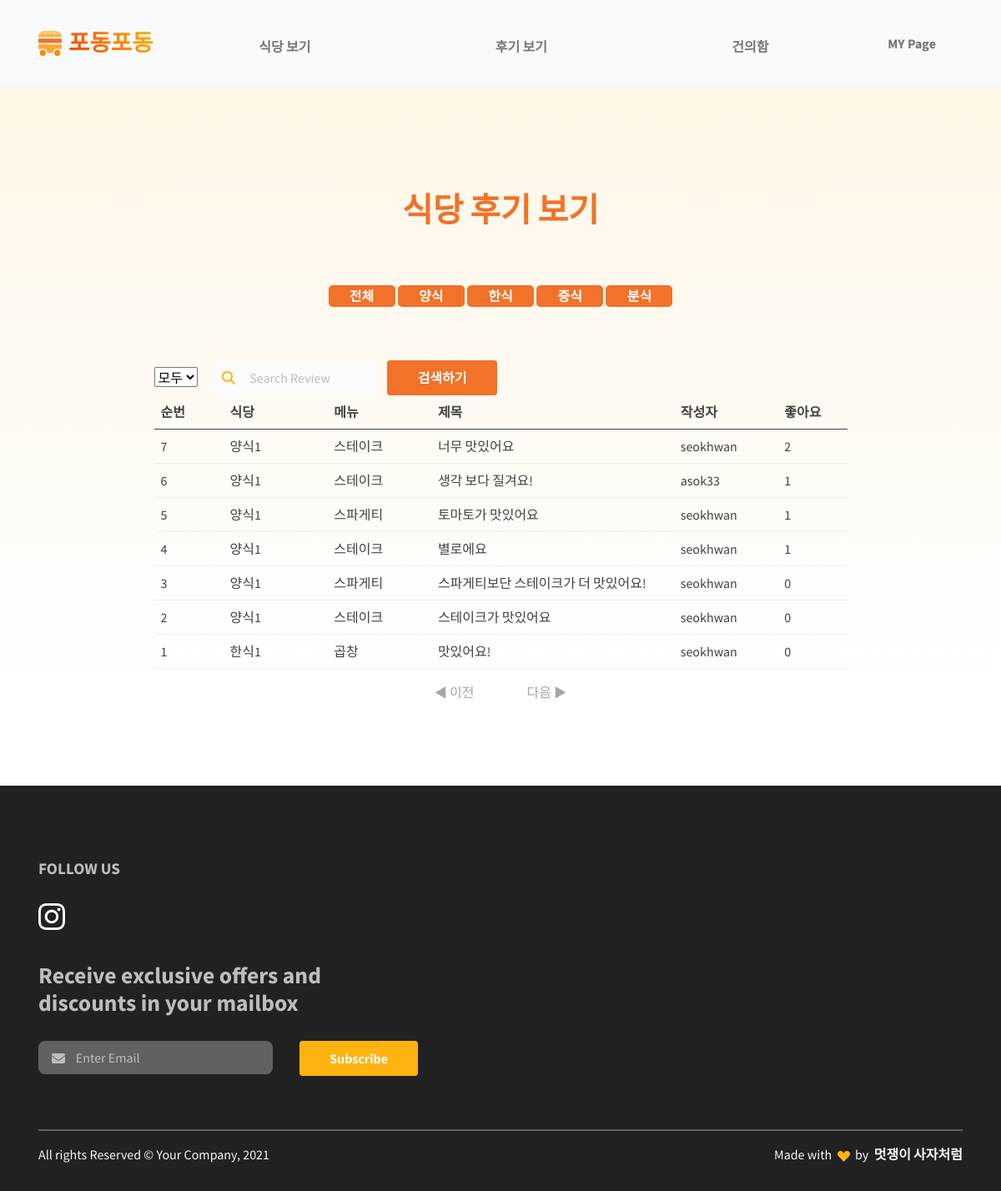
Page /review/ (signed in) on the committed database.
### restaurant/models.py (models this page shows, shortened)
class Category(models.Model):
    id = models.AutoField(primary_key=True)
    name = models.CharField(max_length=20)

class Comment(models.Model):
    id = models.AutoField(primary_key=True)
    restaurant = models.ForeignKey(Restaurant, on_delete=models.CASCADE)
    menu = models.ForeignKey(FoodMenu, on_delete=models.CASCADE)
    content = models.TextField()
    thumbnail = models.ImageField(upload_to='comment/', blank=True)
    created_at = models.DateTimeField(auto_now_add=True)
    like_users = models.ManyToManyField(settings.AUTH_USER_MODEL, blank=True, related_name="like_comments")
    hate_users = models.ManyToManyField(settings.AUTH_USER_MODEL, blank=True, related_name="hate_comments")
    user = models.ForeignKey(settings.AUTH_USER_MODEL, on_delete=models.CASCADE, null=True)

class Restaurant(models.Model):
    id = models.AutoField(primary_key=True)
    category = models.ForeignKey(Category, on_delete=models.CASCADE)
    name = models.CharField(max_length=30)
    location = models.CharField(max_length=100)
    phone_number = models.CharField(max_length=15)
    business_open_hour = models.CharField(max_length=30)
    business_close_hour = models.CharField(max_length=30)
    thumbnail = models.ImageField(upload_to='images/', blank=True)
    follow_users = models.ManyToManyField(settings.AUTH_USER_MODEL, blank=True, related_name="follow_restaurants")

class FoodMenu(models.Model):
    id = models.AutoField(primary_key=True)
    restaurant = models.ForeignKey(Restaurant, on_delete=models.CASCADE)
    name = models.CharField(max_length=20)
    price = models.CharField(max_length=20)
    thumbnail = models.ImageField(upload_to='images/', blank=True)
    def __str__(self):
        return self.name

### review/views.py (the view)
# urls.py: path('review/', include('review.urls')),
def review(request):
    reviews = Comment.objects.all().annotate(like_count = Count('like_users')).order_by("-like_count", "-created_at")
    category = Category.objects.all()
    user = request.user
    paginator = Paginator(reviews, 10)
    page = request.GET.get("page") or 1
    pages = pages = paginator.get_page(page)
    context = {
        'reviews':reviews,
        'user':user,
        'category':category,
        'pages':pages,
    }
    return render(request, "review.html",context)

### review/templates/review.html (shortened to what this page needs)
{% extends 'base.html' %} {% load static %} {% block content %}
<section class="py-0 bg-primary-gradient">
    <div class="container">
      <div class="row justify-content-center g-0">
        <div class="col-xl-9">
          <div class="col-lg-6 text-center mx-auto mb-3 mb-md-5 mt-4">
            <h5 class="fw-bold text-danger fs-3 fs-lg-5 lh-sm my-6" style="margin-top:8rem !important;">식당 후기 보기</h5>
          </div>
          <div class="col-lg-7 mx-auto text-center mb-6">
                <div class="responsive">
                  <button class="bnt btn-danger" onclick="location.href='{% url 'review:review' %}'">전체</button>
                  {% for category in category %}
                    <button class="bnt btn-danger" onclick="location.href='{% url 'review:filter' category.id %}'">{{category.name}}</button>
                  {% endfor %}
                </div>
          </div>
          <form action="{% url 'review:SearchReview' %}" method="GET" class="row gx-2 gy-2 align-items-center">
            <div class="col-lg-1">
            <select name="category" id="category">
              <option value = "all" selected>모두</option>
            </select>
            </div>
            <div class="col-lg-3 input-group-icon pe-2">
              <i class="fas fa-search input-box-icon text-primary"></i>
              <input
                class="col-lg-3 form-control border-0 input-box bg-100"
                type="search"
                placeholder="Search Review"
                aria-label="Search"
                name="search_key"
                id="search_key"
                value="{{ search_key }}"
              />
            </div>
            <div class="d-grid gap-3 col-lg-2">
              <button class="btn btn-danger" type="submit">
                검색하기
              </button>
            </div>
          </form>
          <table class="table">
            <thead>
                <tr class="thead">
                    <th width=10%>순번</th>
                    <th width=15%>식당</th>
                    <th width=15%>메뉴</th>
                    <th width=35%>제목</th>
                    <th width=15%>작성자</th>
                    <th>좋아요</th>
                </tr>
            </thead>
            <tbody>
            {% for review in reviews %}
                <tr onclick="location.href='{% url 'restaurant:restaurant_detail' review.restaurant.id %}'">
                    <td>{{ forloop.revcounter }}</td>
                    <td>{{review.restaurant.name}}</td>
                    <td>{{review.menu}}</td>
                    <td>{{review.content}}</td>
                    <td>{{review.user}}</td>
                    <td>{{review.like_users.count}}</td>
                </tr>
            {% endfor %}
            </tbody>
          </table>
        </div>
      </div>
    </div>
  </section>
  <div class="page middle">
    {% if pages.has_previous %}
    <a href="?page={{pages.previous_page_number}}" class="page_click active">◀ 이전</a>
    {% else %}
    <a class="page_click nonactive">◀ 이전</a>
    {% endif %}
    {% if pages.has_next %}
    <a href="?page={{pages.next_page_number}}" class="page_click active">다음 ▶</a>
    {% else %}
    <a class="page_click nonactive">다음 ▶</a>
    {% endif %}
</div>
{% endblock %}

### review/templates/review.html (style rules this page uses)
.thead { border-bottom:#F17228; }
.bnt { background-color: #F17228; color: white; font-weight: bold; border: none; border-radius: 5px; width: 80px; }
section { margin-top: 100px; min-height: 400px; }
.middle { text-align: center; margin-bottom: 5%; }
.middle a { margin: 20px; padding: 10px; }
.nonactive { color: #a4a4a4; cursor: pointer; }

### rows in the picture
Category: name "양식"
Category: name "한식"
Category: name "중식"
Category: name "분식"
Comment: restaurant.name "양식1", menu "스테이크", content "너무 맛있어요", user "seokhwan", like_users.count "2"
Comment: restaurant.name "양식1", menu "스테이크", content "생각 보다 질겨요!", user "asok33", like_users.count "1"
Comment: restaurant.name "양식1", menu "스파게티", content "토마토가 맛있어요", user "seokhwan", like_users.count "1"
Comment: restaurant.name "양식1", menu "스테이크", content "별로에요", user "seokhwan", like_users.count "1"
Comment: restaurant.name "양식1", menu "스파게티", content "스파게티보단 스테이크가 더 맛있어요!", user "seokhwan", like_users.count "0"
Comment: restaurant.name "양식1", menu "스테이크", content "스테이크가 맛있어요", user "seokhwan", like_users.count "0"
Comment: restaurant.name "한식1", menu "곱창", content "맛있어요!", user "seokhwan", like_users.count "0"
